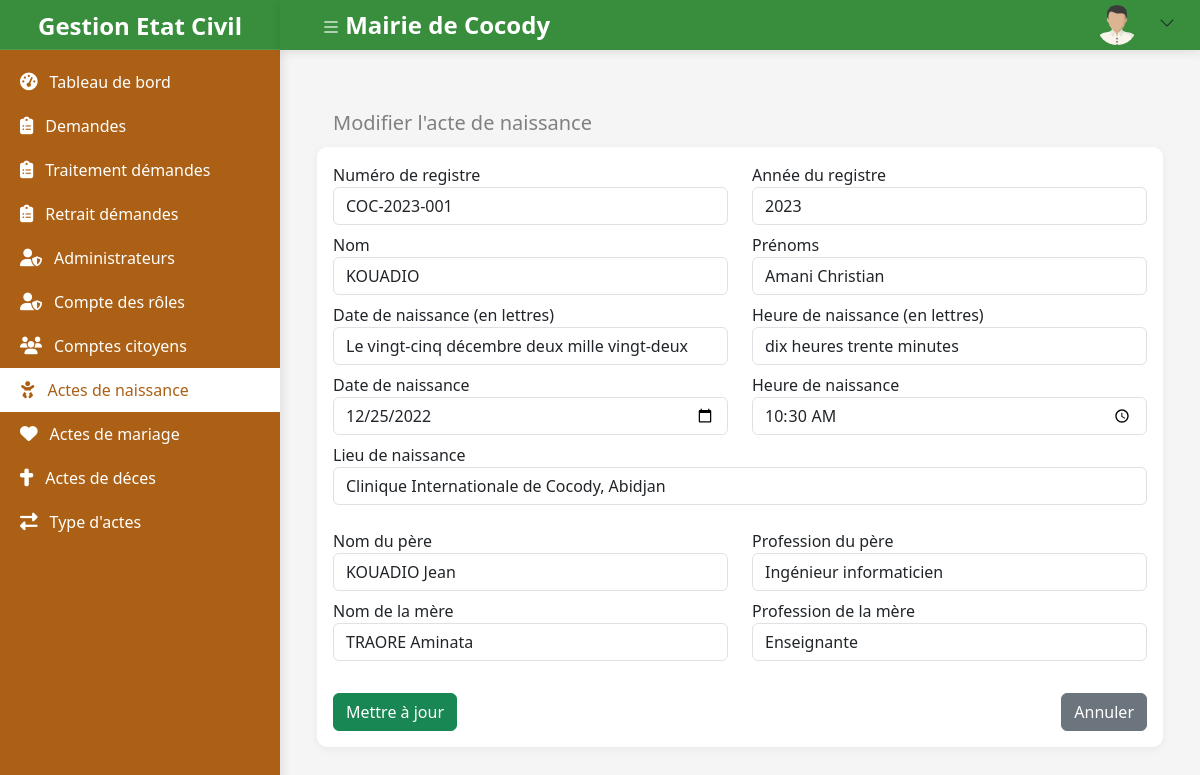
The app's page /admin/actes_naissance/edit.php?id=1 (signed in) with its own data.
### tables this page shows
CREATE TABLE actes_naissance (
    id INT PRIMARY KEY AUTO_INCREMENT,
    numero_registre VARCHAR(50) NOT NULL,
    annee_registre INT NOT NULL,
    nom VARCHAR(100) NOT NULL,
    prenoms VARCHAR(100) NOT NULL,
    date_naissance_lettre VARCHAR(225)  NOT NULL,
    heure_naissance_lettre VARCHAR(100)  NOT NULL,
    date_naissance DATE  NOT NULL,
    heure_naissance TIME  NOT NULL,
    lieu_naissance VARCHAR(255) NOT NULL,
    
    nom_pere VARCHAR(100) NOT NULL,
    profession_pere VARCHAR(100),
    
    nom_mere VARCHAR(100)  NOT NULL,
    profession_mere VARCHAR(100) ,
    
    mention_mariage TEXT,
    mention_divorce TEXT,
    mention_deces TEXT,

    created_at DATETIME NOT NULL DEFAULT now(),
    updated_at DATETIME NOT NULL DEFAULT now()
);

### admin/actes_naissance/edit.php (the view, shortened to what the rows shown need)
<?php
require_once __DIR__ . '/../../app/config/database.php';
require_once __DIR__ . '/../../admin/content_render.php';
require_once __DIR__ . '/../../app/helpers/action_helper.php';
require_once __DIR__ . '/../../app/helpers/form_item_helper.php';
require_once __DIR__ . '/../../app/repositories/acte_naissance_repository.php';
require_once __DIR__ . '/../../app/models/acte_naissance_model.php';
$acteNaissanceRepository = new ActeNaissanceRepository($db);
$acteNaissanceModel = new ActeNaissanceModel();
$errors = [];
$success = false;
if ($_SERVER['REQUEST_METHOD'] === 'POST') {
    try {
        $acteNaissanceModel->setNumeroRegistre($_POST['numero_registre']);
        $acteNaissanceModel->setAnneeRegistre($_POST['annee_registre'] ?? date('Y'));
        $acteNaissanceModel->setNom($_POST['nom']);
        $acteNaissanceModel->setPrenoms($_POST['prenoms']);
        $acteNaissanceModel->setDateNaissanceLettre($_POST['date_naissance_lettre'] ?? '');
        $acteNaissanceModel->setHeureNaissanceLettre($_POST['heure_naissance_lettre'] ?? '');
        $acteNaissanceModel->setDateNaissance($_POST['date_naissance']);
        $acteNaissanceModel->setHeureNaissance($_POST['heure_naissance'] ?? '00:00:00');
        $acteNaissanceModel->setLieuNaissance($_POST['lieu_naissance']);
        $acteNaissanceModel->setNomPere($_POST['nom_pere'] ?? '');
        $acteNaissanceModel->setProfessionPere($_POST['profession_pere'] ?? null);
        $acteNaissanceModel->setNomMere($_POST['nom_mere'] ?? '');
        $acteNaissanceModel->setProfessionMere($_POST['profession_mere'] ?? null);
        if (validateFormData($_POST, $errors)) {
            if (isset($_POST['insert'])) {
                $success = $acteNaissanceRepository->create($acteNaissanceModel);
            } elseif (isset($_POST['update']) && isset($_GET['id'])) {
                $acteNaissanceModel->setId(intval($_GET['id']));
                $success = $acteNaissanceRepository->update($acteNaissanceModel);
            }
        }
    } catch (Exception $e) {
        $exceptionMessage = $e->getMessage();
    }
} else if (isset($_GET['id'])) {
    $id = intval($_GET['id']);
    $acte = $acteNaissanceRepository->findById($id);
    $acteNaissanceModel = $acte ? $acte : new ActeNaissanceModel();
}
?>
<?php include '../partials/header.php'; ?>
<main class="main-content">
    <div class="container mt-4">
        <?= ContentRendu::header(
            isset($_GET['id']) ? "Modifier l'acte de naissance" : "Ajouter un acte de naissance",
            [
                ActionHelper::bntIcon('Retour', 'bi bi-arrow-left', 'list.php', 'btn-secondary'),
            ]
        ) ?>
        <div class="card">
            <div class="card-body">
                <?php
                if ($success): ?>
                    <div class="text-center">
                        <i class="bi bi-check-circle text-success" style="font-size: 3rem;"></i>
                        <p class="mt-3">
                            <?= isset($_GET['id']) ? "L'acte de naissance a été mis à jour avec succès." : "L'acte de naissance a été ajouté avec succès." ?>
                        </p>
                        <div class="d-flex justify-content-center gap-3">
                            <a href="edit.php" class="btn btn-primary">Nouveau</a>
                            <a href="list.php" class="btn btn-secondary">Retour</a>
                        </div>
                    </div>
                <?php else: ?>
                    <form action="" method="POST">
                        <div class="row">
                            <div class="col-md-6">
                                <?= FormItemHelper::input('numero_registre', 'Numéro de registre', true, $acteNaissanceModel->getNumeroRegistre() ?? '', 'text', $errors['numero_registre'] ?? '') ?>
                            </div>
                        </div>
                        <div class="row">
                            <div class="col-md-6">
                                <?= FormItemHelper::input('nom', 'Nom', true, $acteNaissanceModel->getNom() ?? '', 'text', $errors['nom'] ?? '') ?>
                            </div>
                            <div class="col-md-6">
                                <?= FormItemHelper::input('prenoms', 'Prénoms', true, $acteNaissanceModel->getPrenoms() ?? '', 'text', $errors['prenoms'] ?? '') ?>
                            </div>
                        </div>
                        <div class="row">
                            <div class="col-md-6">
                                <?= FormItemHelper::input('date_naissance_lettre', 'Date de naissance (en lettres)', false, $acteNaissanceModel->getDateNaissanceLettre() ?? '', 'text', $errors['date_naissance_lettre'] ?? '') ?>
                            </div>
                            <div class="col-md-6">
                                <?= FormItemHelper::input('heure_naissance_lettre', 'Heure de naissance (en lettres)', false, $acteNaissanceModel->getHeureNaissanceLettre() ?? '', 'text', $errors['heure_naissance_lettre'] ?? '') ?>
                            </div>
                        </div>
                        <div class="row">
                            <div class="col-md-6">
                                <?= FormItemHelper::input('date_naissance', 'Date de naissance', true, $acteNaissanceModel->getDateNaissance() ?? '', 'date', $errors['date_naissance'] ?? '') ?>
                            </div>
                            <div class="col-md-6">
                                <?= FormItemHelper::input('heure_naissance', 'Heure de naissance', false, $acteNaissanceModel->getHeureNaissance() ?? '00:00', 'time', $errors['heure_naissance'] ?? '') ?>
                            </div>
                        </div>
                        <div class="row">
                            <div class="col-md-12">
                                <?= FormItemHelper::input('lieu_naissance', 'Lieu de naissance', true, $acteNaissanceModel->getLieuNaissance() ?? '', 'text', $errors['lieu_naissance'] ?? '') ?>
                            </div>
                        </div>
                        <div class="row mt-3">
                            <div class="col-md-6">
                                <?= FormItemHelper::input('nom_pere', 'Nom du père', false, $acteNaissanceModel->getNomPere() ?? '', 'text', $errors['nom_pere'] ?? '') ?>
                            </div>
                            <div class="col-md-6">
                                <?= FormItemHelper::input('profession_pere', 'Profession du père', false, $acteNaissanceModel->getProfessionPere() ?? '', 'text', $errors['profession_pere'] ?? '') ?>
                            </div>
                        </div>
                        <div class="row">
                            <div class="col-md-6">
                                <?= FormItemHelper::input('nom_mere', 'Nom de la mère', false, $acteNaissanceModel->getNomMere() ?? '', 'text', $errors['nom_mere'] ?? '') ?>
                            </div>
                            <div class="col-md-6">
                                <?= FormItemHelper::input('profession_mere', 'Profession de la mère', false, $acteNaissanceModel->getProfessionMere() ?? '', 'text', $errors['profession_mere'] ?? '') ?>
                            </div>
                        </div>
                    </form>
                <?php endif; ?>
            </div>
        </div>
    </div>
</main>
<?php include '../partials/footer.php'; ?>

### app/helpers/form_item_helper.php (shortened to what the rows shown need)
<?php
class FormItemHelper
{
    public static function input(string $key, string $label, bool $required = true, string $value = '', string $type = 'text', string $error = '', bool $disabled = false): string
    {
        $requiredHtml = $required ? 'required' : '';
        $disabledHtml = $disabled ? 'disabled' : '';
        $errorFeedback = self::getErrorFeedback($error);
        return <<<HTML
        <div class="form-group mb-2">
            <label for="field{$key}">{$label}</label>
            <input type="{$type}" id="field{$key}" class="form-control" name="{$key}" value="{$value}" {$requiredHtml} {$disabledHtml} />
            {$errorFeedback}
        </div>
HTML;
    }
    public static function getErrorFeedback(string $error): string
    {
        return '';
    }
}

### records on screen
actes_naissance: numero_registre "COC-2023-001", nom "KOUADIO", prenoms "Amani Christian", date_naissance_lettre "Le vingt-cinq décembre deux mille vingt-deux", heure_naissance_lettre "dix heures trente minutes", date_naissance "12/25/2022", heure_naissance "10:30:00", lieu_naissance "Clinique Internationale de Cocody, Abidjan", nom_pere "KOUADIO Jean", profession_pere "Ingénieur informaticien", nom_mere "TRAORE Aminata", profession_mere "Enseignante"

### other values on screen
$nav['name'] "Tableau de bord"
$nav['name'] "Demandes"
$nav['name'] "Traitement démandes"
$nav['name'] "Retrait démandes"
$nav['name'] "Administrateurs"
$nav['name'] "Compte des rôles"
$nav['name'] "Comptes citoyens"
$nav['name'] "Actes de naissance"
$nav['name'] "Actes de mariage"
$nav['name'] "Actes de déces"
$nav['name'] "Type d'actes"
COMMUNE_NAME "Mairie de Cocody"
$title "Modifier l'acte de naissance"
